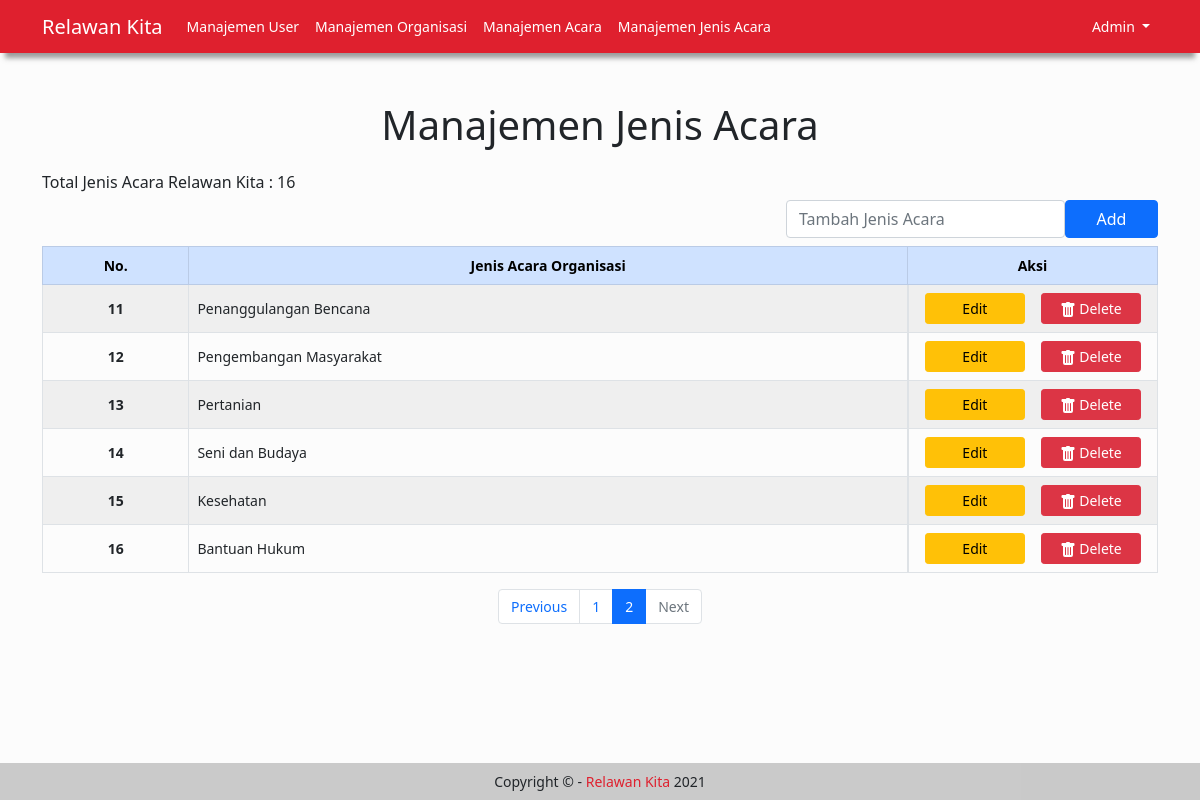
/Admin-JenisAcara.php?halaman=2 (signed in), run on an earlier commit of the app's database.
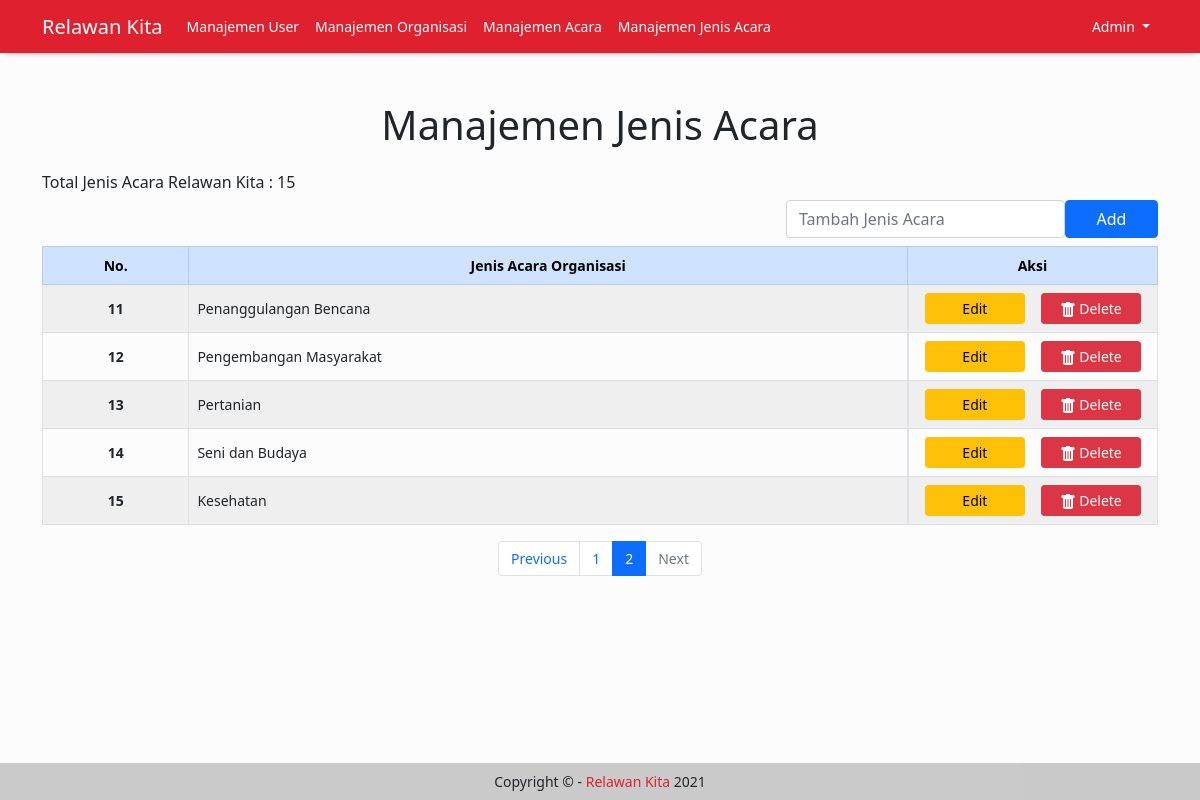
And on a later commit of the database.
### tables this page shows
CREATE TABLE `jenis_acara` (
  `id_jenis_acara` int(11) NOT NULL,
  `nama_jenis_acara` varchar(50) NOT NULL
);

### db/connect.php (called while the page is built, shortened)
<?php
$host = 'localhost';
$admin = 'root';
$password = '';
$db = 'relawan_kita';
$dsn = "mysql:host=$host;dbname=$db";
try {
    $pdo = new PDO($dsn, $admin, $password);
    $pdo->setAttribute(PDO::ATTR_ERRMODE, PDO::ERRMODE_EXCEPTION);
    $pdo->setAttribute(PDO::ATTR_DEFAULT_FETCH_MODE, PDO::FETCH_ASSOC);
} catch (PDOException $e) {
    throw new PDOException($e->getMessage());
}
require_once 'crud.php';
$crud = new crud($pdo);

### db/crud.php (called while the page is built, shortened)
<?php
class crud
{
    private $db;
    function __construct($conn)
    {
        $this->db = $conn;
    }
    public function getJenisAcaraLimit($awalData, $menampilkanDataPerHalaman)
    {
        try {
            $sql = "CALL getJenisAcara($awalData, $menampilkanDataPerHalaman)";
            $result = $this->db->query($sql);
            return $result;
        } catch (PDOException $e) {
            echo $e->getMessage();
            return false;
        }
    }
}

### Admin-JenisAcara.php (the view, shortened to what this page needs)
<?php
    $title = "Manajemen Jenis Acara";
    require_once './includes/header.php';
    require_once './db/connect.php';
    $query = $pdo->query("SELECT COUNT(id_jenis_acara) AS id FROM jenis_acara");
    $row = $query->fetch();
    $total = $row['id'];
    $menampilkanDataPerHalaman = 10;
    $jumlahHalaman = ceil($total / $menampilkanDataPerHalaman);
    $halamanAktif = isset($_GET['halaman']) ? $_GET['halaman'] : 1;
    $awalData = ($menampilkanDataPerHalaman * $halamanAktif) - $menampilkanDataPerHalaman;
    $results = $crud->getJenisAcaraLimit($awalData, $menampilkanDataPerHalaman);
?>
<h1 class="text-center mb-4"><?= $title; ?></h1>
<h6>Total Jenis Acara Relawan Kita : <?= $total; ?></h6>
<div class="d-flex justify-content-end mb-2">
    <div class="col-3">
        <form action="insert-jenis-acara.php" method="POST">
            <input type="text" class="form-control" id="nama_jenis_acara" placeholder="Tambah Jenis Acara"
                name="nama_jenis_acara" maxlength='50' required>
    </div>
    <div class="col-1">
        <div class="d-grid ">
            <button type="submit" name="submit" class="btn btn-primary">Add</button>
        </div>
    </div>
</div>
<?php if ($total > 0) : ?>
<div class="table-responsive">
    <table class="table table-striped table-bordered table-hover">
        <thead class="table-primary align-middle">
            <tr>
                <th scope="col" class="text-center">No.</th>
                <th scope="col" class="text-center">Jenis Acara Organisasi</th>
                <th scope="col" class="text-center" style="width: 250px;">Aksi</th>
            </tr>
        </thead>
        <tbody class="align-middle">
            <?php
                    $i = ($menampilkanDataPerHalaman * $halamanAktif) - ($menampilkanDataPerHalaman - 1);
                    while ($r = $results->fetch(PDO::FETCH_ASSOC)) :
                    ?>
            <tr>
                <th scope="row" class="text-center"><?= $i; ?></th>
                <td><?= is_null($r['nama_jenis_acara']) ? '-' : $r["nama_jenis_acara"]; ?></td>
                <td class="d-flex justify-content-around">
                    <a href="functions/Edit-JenisAcara.php?id=<?= $r['id_jenis_acara'] ?>" class="btn btn-warning btn-sm"
                        style="width:100%; max-width: 100px">Edit</a>
                    <a onclick="return confirm('Are you sure you want to delete this record?');"
                        href="functions/delete-jenis-acara.php?id=<?= $r['id_jenis_acara'] ?>" class="btn btn-danger btn-sm"
                        style="width:100%; max-width: 100px">
                        Delete
                    </a>
                </td>
            </tr>
            <?php $i++;
                    endwhile ?>
        </tbody>
    </table>
</div>
<nav aria-label="Page navigation example">
    <ul class="pagination justify-content-center">
        <li class="page-item <?php if ($halamanAktif == 1) echo 'disabled'; ?>">
            <a class="page-link" href="halaman=<?= $halamanAktif - 1 ?>" tabindex="-1"
                aria-disabled=<?= $halamanAktif == 1 ? "true" : "false"; ?>>Previous</a>
        </li>
        <?php
               $i = $halamanAktif < 4 ? 1 : $halamanAktif - 3;
               for ($i; $i <= $jumlahHalaman; $i++) :
               ?>
        <li class="page-item <?php if ($halamanAktif == $i) echo 'active'; ?>"
            <?php if ($halamanAktif == $i) echo 'aria-current="page"'; ?>>
            <a class="page-link" href="?halaman=<?= $i ?>"><?= $i; ?></a>
        </li>
        <?php endfor ?>
        <li class="page-item <?php if ($halamanAktif == $jumlahHalaman) echo 'disabled'; ?>">
            <a class="page-link" href="?halaman=<?= $halamanAktif + 1 ?>">Next</a>
        </li>
    </ul>
</nav>
<?php else : ?>
<h3 style="text-align: center;">Belum ada data Jenis Acara!</h3>
<?php endif ?>
<?php
require './includes/footer.php'
?>

What changed in the data, as far as the page shows it:
removed jenis_acara: nama_jenis_acara "Bantuan Hukum"
Also different on the page:
$total: "16" → "15"
